Frame 1 (no input): blank canvas, image omitted
Frame 60 (no input): blank canvas, image omitted
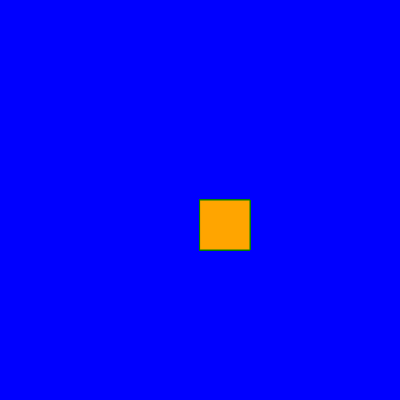
Frame 120 (the mouse pressed at the canvas centre since frame 60)

The p5.js sketch whose frames 1 and 60 were blank and that drew this single picture after the mouse press (run headless with seeded random() and noise() and a simulated clock; from frame 60 on, the mouse is pressed at the canvas centre):

// p5.js sketch
// ── sketch.js
function setup() {
    createCanvas(400, 400);
    background("blue");
  }
  
  function draw() {
    
    stroke("green");
    fill("orange");
    
    // console.log(mouseIsPressed);
    
    if (mouseIsPressed){
          rect(mouseX,mouseY,50,50);
    }
    
  }
  
  
